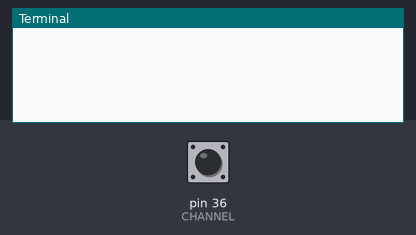
The program below on a simulated Raspberry Pi (header pin numbers). On the bench: the last lines printed to the terminal. Inputs (shaded band) come from the test bench; at power-on: pin 36 (CHANNEL) HIGH. System figures (address, load, memory, disk, uptime) are fixed made-up values.

Above: at 1.2 s.
1.3 s: pin 36 (CHANNEL) pulled LOW for 1 s
At 2.6 s:
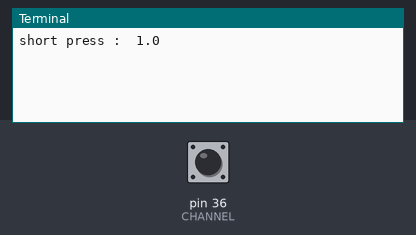
3.8 s: pin 36 (CHANNEL) pulled LOW for 3.2 s
At 8.0 s:
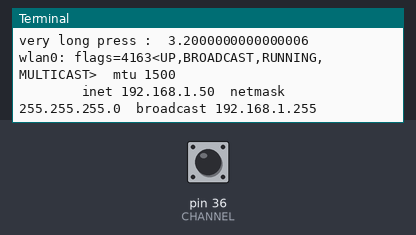

Measured:
- after the input at 1.3 s, the terminal: prints a new line after 1.0 s (image 1)
- after the input at 3.8 s, the terminal: prints a new line after 3.3 s (image 2)

The program:

wifi_on_off.py
```python
#!/usr/bin/python3

from time import sleep
import subprocess
import RPi.GPIO as GPIO


# On choisit le GPIO  (pin 36) pour notre bouton
CHANNEL = 36

# On definit nos durees
long_press = 1.5
very_long_press = 2.5

# on met RPi.GPIO en mode notation BCM
GPIO.setmode(GPIO.BOARD)

# on initialise le GPIO 23 en mode entree
GPIO.setup(CHANNEL, GPIO.IN, pull_up_down=GPIO.PUD_UP)

# notre fonction off
def stop_wifi():
	subprocess.call(['sudo ifconfig wlan0 down "Arret de la wifi par bouton GPIO" &'], shell=True)

# notre fonction on
def start_wifi():
	subprocess.call(['sudo ifconfig wlan0 up "Allumage wifi par bouton GPIO" &'], shell=True)

# reboot raspbery
def reboot():
    subprocess.call(['sudo reboot "reboot du reveil" &'], shell=True)

# notre fonction de gestion du bouton
def system_button(CHANNEL):
	# cette variable servira a stocker le temps de pression
	button_press_timer = 0

	while True:
			if (GPIO.input(CHANNEL) == False) : # le bouton a ete presse...
				button_press_timer += 0.2 # ... on enregistre le temps que cela dure

			else: # le bouton a ete relache, on compte combien de temps cela a dure
				if (button_press_timer > very_long_press) :
					print ("very long press : ", button_press_timer)
					stop_wifi()

				elif (button_press_timer > long_press) :
					print ("long press : ", button_press_timer)
					start_wifi()

				elif (button_press_timer > 0.2):
					print ("short press : ", button_press_timer)


				button_press_timer = 0
			# on attend 0.2 secondes avant la boucle suivante afin de reduire la charge sur le CPU
			sleep(0.2)

# on met le bouton en ecoute par interruption, detection falling edge sur le canal choisi, et un debounce de 200 millisecondes
GPIO.add_event_detect(CHANNEL, GPIO.FALLING, callback=system_button, bouncetime=200)

# ici vous pouvez mettre du code qui sera execute normalement, sans influence de la fonction bouton
try:
	while True:
		# faites ce qui vous plait
		sleep (2)

# on reinitialise les ports GPIO en sortie de script
except KeyboardInterrupt:
    GPIO.cleanup()
```
